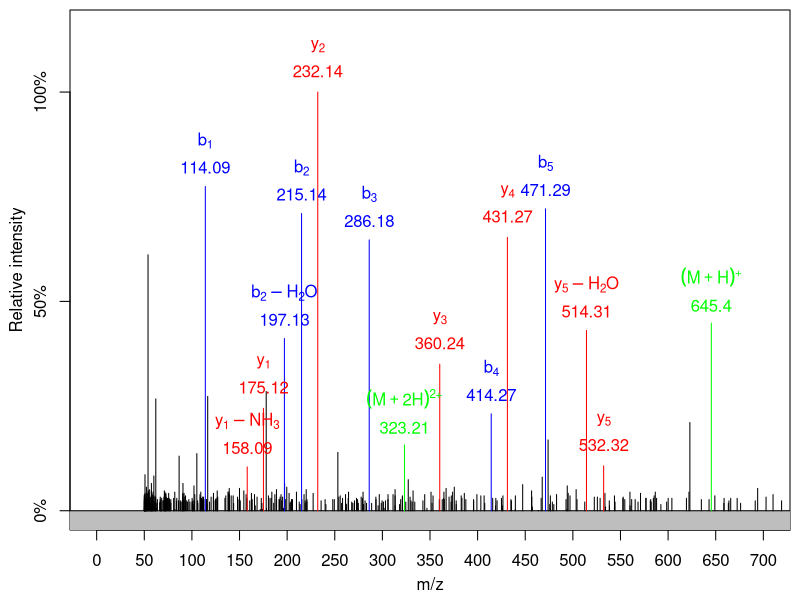

Recreate this plot in R.
bty="n"

get.mass <- function (R) {
  switch(R,
         A = 71.037114  ,
         R = 156.101111 ,
         N = 114.042927 ,
         D = 115.026943 ,
         C = 103.009185 ,
         E = 129.042593 ,
         Q = 128.058578 ,
         G = 57.021464  ,
         H = 137.058912 ,
         I = 113.084064 ,
         L = 113.084064 ,
         K = 128.094963 ,
         M = 131.040485 ,
         F = 147.068414 ,
         P = 97.052764  ,
         S = 87.032028  ,
         T = 101.047679 ,
         W = 186.079313 ,
         Y = 163.06332  , 
         V = 99.068414
         ) 
}

get.y.height <- function (R) {
  switch(R,
         A = 0.2,
         D = 0.2,
         E = 0.2,
         F = 0.267,
         G = 0.333,
         H = 0.333,
         I = 0.2,
         K = 0.133,
         L = 0.2,
         M = 0.2,
         N = 0.267,
         P = 0.53,
         Q = 0.2,
         R = 0.133,
         S = 0.267,
         T = 0.267,
         V = 0.2,
         Y = 0.267
         ) 
}

get.b.height <- function (R) {
  switch(R,
         A = 0.2,
         D = 0.2,
         E = 0.2,
         F = 0.267,
         G = 0.267,
         H = 0.2,
         I = 0.267,
         K = 0.067,
         L = 0.267,
         M = 0.267,
         N = 0.267,
         P = 0.53,
         Q = 0.2,
         R = 0.067,
         S = 0.267,
         T = 0.267,
         V = 0.267,
         Y = 0.267
  ) 
}

discretize <- function(num) {
  rpois(1,lambda=num)
}
discretize.many <- function(vec) {
  rpois(length(vec), lambda=vec)
}

get.theoretical <- function(peptide) {
  chars = strsplit(substring(peptide, 1,nchar(peptide)),split='')[[1]] #19.0184
  prec.mass = Reduce(function(a,b){a+get.mass(b)}, chars, 18.01057+1.00782, accumulate=F)
  prec.peak = rpois(1,150)
  prec.mass = c(prec.mass, (prec.mass + 1.00782)/2)
  prec.peak = c(prec.peak, rpois(1,50))
  mz.b = NULL
  mz.bt = 1.0078
  pk.b = NULL
  rs.b = strsplit(substring(peptide, 1,nchar(peptide)-1),split='')[[1]]
  NH3.b.idx = NULL
  NH3.b.pk = NULL
  H2O.b.idx = NULL
  H2O.b.pk = NULL
  i = 0
  for (R in rs.b) {
    i = i + 1
    mz.bt = mz.bt + get.mass(R)
    mz.b = c(mz.b, mz.bt)
    pk.b = c(pk.b, discretize(get.b.height(R)*1000))
    if (R %in% c('R', 'N', 'Q')) {
      NH3.b.idx = c(NH3.b.idx, i); NH3.b.pk = c(NH3.b.pk, rbeta(1,1,1)*pk.b[length(pk.b)]);pk.b[length(pk.b)]=rbeta(1,1,1)*pk.b[length(pk.b)]
    }
    if (R %in% c('S', 'T')) {
      H2O.b.idx = c(H2O.b.idx, i); H2O.b.pk = c(H2O.b.pk, rbeta(1,1,1)*pk.b[length(pk.b)]);pk.b[length(pk.b)]=rbeta(1,1,1)*pk.b[length(pk.b)]
    }
  }
  mz.y = NULL
  mz.yt = 19.0184
  pk.y = NULL
  rs.y = rev(strsplit(substring(peptide, 2,nchar(peptide)),split='')[[1]])
  NH3.y.idx = NULL
  NH3.y.pk = NULL
  H2O.y.idx = NULL
  H2O.y.pk = NULL
  i = 0
  print(NH3.y.idx)
  for (R in rs.y) {
    i = i + 1
    mz.yt = mz.yt + get.mass(R)
    mz.y = c(mz.y, mz.yt)
    pk.y = c(pk.y, discretize(get.y.height(R)*1000))
    if (R %in% c('R', 'N', 'Q')) {
      NH3.y.idx = c(NH3.y.idx, i);NH3.y.pk = c(NH3.y.pk, rbeta(1,2,2)*pk.y[length(pk.y)]);pk.y[length(pk.y)]=rbeta(1,2,2)*pk.y[length(pk.y)]
    }
    if (R %in% c('S', 'T', 'E')) {
      H2O.y.idx = c(H2O.y.idx, i);H2O.y.pk = c(H2O.y.pk, rbeta(1,2,2)*pk.y[length(pk.y)]);pk.y[length(pk.y)]=rbeta(1,2,2)*pk.y[length(pk.y)]
    }
  }
  print(NH3.y.idx)
  max.height = max(pk.b,pk.y,H2O.b.pk,H2O.y.pk,NH3.b.pk,NH3.y.pk)
  #max.height = 1
  pk.b = pk.b / max.height
  pk.y = pk.y / max.height
  H2O.b.pk = H2O.b.pk / max.height
  H2O.y.pk = H2O.y.pk / max.height
  NH3.b.pk = NH3.b.pk / max.height
  NH3.y.pk = NH3.y.pk / max.height
  #pk.y = pk.y/max.height
  #pk.b = pk.b/max.height
  pdf(paste0('../imgbin/',peptide,'.pdf'), width=10, height=5)
  par(mar = c(3.5, 3.5, 1/2, 1/2), oma = c(0, 0, 0, 0), mgp=c(2.2,1,0))
  plot(0,0, xlim=c(0,700),ylim=c(-0.00, 1.15), xlab='m/z', xaxt='n', yaxt='n', ylab='Relative intensity', type='n')
  axis(side=1, at=50*(0:20), labels=50*(0:20))
  axis(side=2, at=c(0, 0.5, 1), labels=c('0%', '50%', '100%'))
  rect(-999, -999, 9999, 0, col='grey')
  lines(50+rchisq(1000,2)^2*1000, rpois(1000,10)/max.height, type='h')
  lines(50+rchisq(100,2)^2*1000,  discretize.many(20*rchisq(100,1))/max.height, type='h')
  
  if (length(NH3.b.idx)>0)
  for (i in 1:length(NH3.b.idx)) {
    lines(mz.b[NH3.b.idx[i]]-17.031,   NH3.b.pk[i], type='h', col='blue')
    text(mz.b[NH3.b.idx[i]]-17.031,    NH3.b.pk[i]+0.08, labels=substitute(atop(b[i]-N*H[3], mz), list(i = NH3.b.idx[i], mz = round(mz.b[NH3.b.idx[i]]-17.031,   2))), col='blue')
  }
  if (length(H2O.b.idx)>0)
  for (i in 1:length(H2O.b.idx)) {
    lines(mz.b[H2O.b.idx[i]]-18.01057, H2O.b.pk[i], type='h', col='blue')
    text(mz.b[H2O.b.idx[i]]-18.01057,  H2O.b.pk[i]+0.08, labels=substitute(atop(b[i]-H[2]*O, mz), list(i = H2O.b.idx[i], mz = round(mz.b[H2O.b.idx[i]]-18.01057, 2))), col='blue')
  }
  if (length(NH3.y.idx)>0)
  for (i in 1:length(NH3.y.idx)) {
    lines(mz.y[NH3.y.idx[i]]-17.031,   NH3.y.pk[i], type='h', col='red')
    text(mz.y[NH3.y.idx[i]]-17.031,    NH3.y.pk[i]+0.08, labels=substitute(atop(y[i]-N*H[3], mz), list(i = NH3.y.idx[i], mz = round(mz.y[NH3.y.idx[i]]-17.031,   2))), col='red')
  }
  if (length(H2O.y.idx)>0)
  for (i in 1:length(H2O.y.idx)) {
    lines(mz.y[H2O.y.idx[i]]-18.01057, H2O.y.pk[i], type='h', col='red')
    text(mz.y[H2O.y.idx[i]]-18.01057,  H2O.y.pk[i]+0.08, labels=substitute(atop(y[i]-H[2]*O, mz), list(i = H2O.y.idx[i], mz = round(mz.y[H2O.y.idx[i]]-18.01057, 2))), col='red')
  }
  
  lines(mz.b, pk.b, type='h', col='blue')
  lines(mz.y, pk.y, type='h', col='red')
  for (i in 1:length(rs.b)) {
    text(mz.b[i], pk.b[i]+0.08, labels=substitute(atop(b[i],mz), list(i = i, mz = round(mz.b[i],2))), col='blue')
  }
  for (i in 1:length(rs.y)) {
    text(mz.y[i], pk.y[i]+0.08, labels=substitute(atop(y[i],mz), list(i = i, mz = round(mz.y[i],2))), col='red')
  }
  points(prec.mass, prec.peak/max.height, type='h', col='green')
  for (prec.idx in 1:length(prec.mass)){
    print('AAA')
    #z = paste(rep('+',prec.idx), sep='', collapse='')
    z = if(prec.idx==1){''}else{prec.idx}
    text(prec.mass[prec.idx], prec.peak[prec.idx]/max.height+0.08, col='green',
         labels=substitute(atop((M+z*H)^{z*'+'}, m), list(z=z, m=round(prec.mass[prec.idx], 2)))
         )
  }
  dev.off()
}
get.theoretical('LTAKGR')
#get.theoretical('ANELLLNVK')